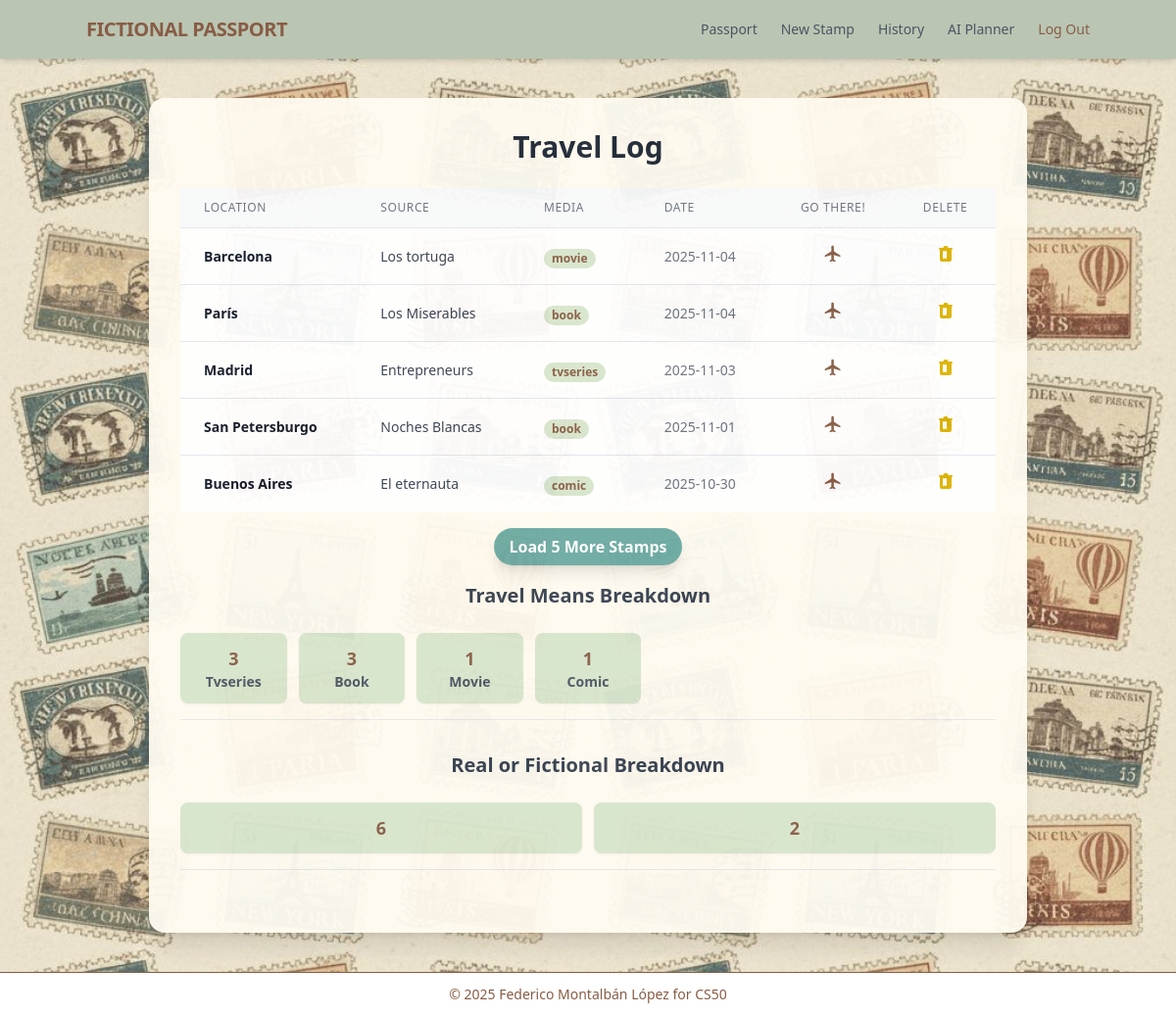
Page /history (signed in) on the earlier database version.
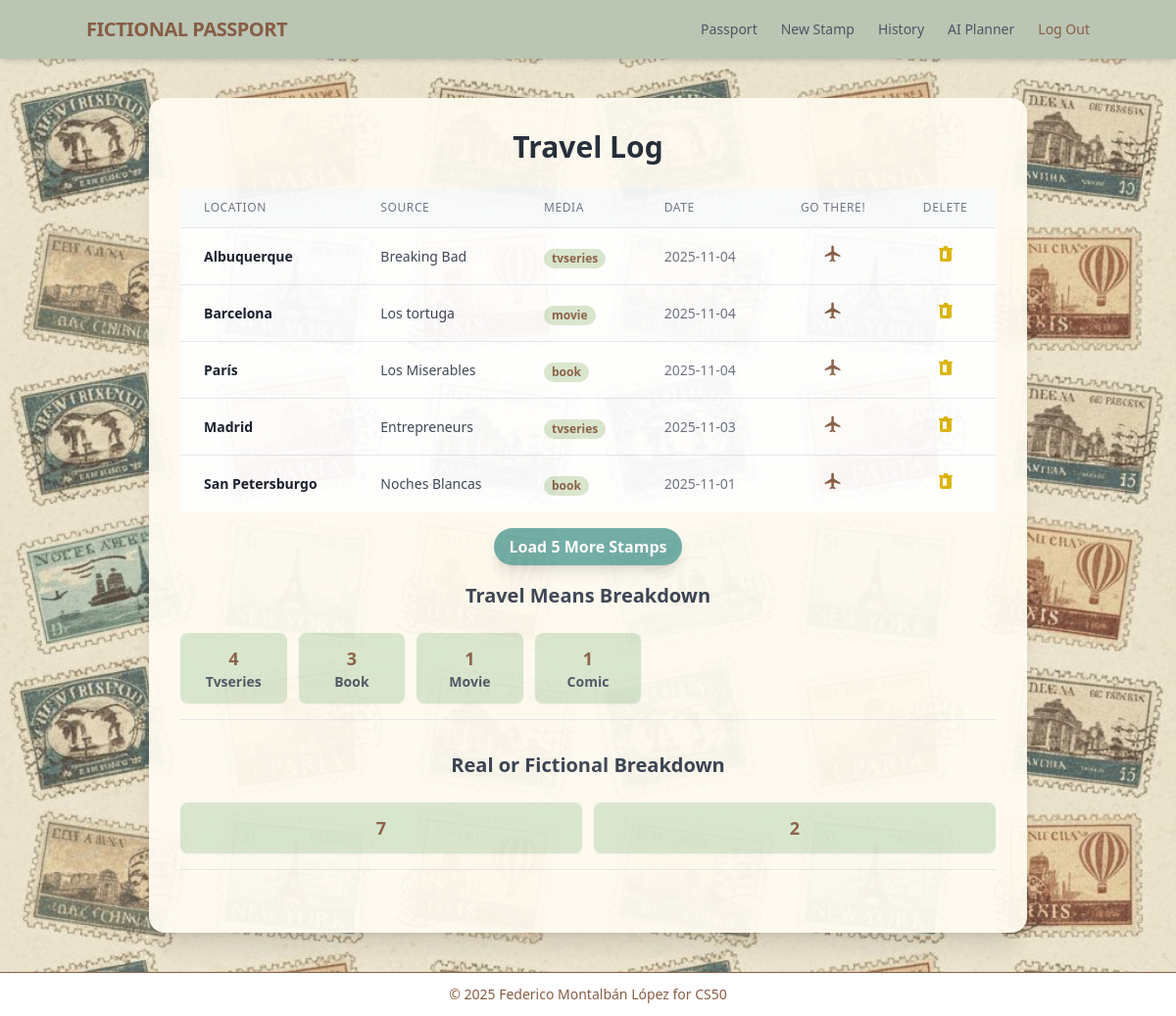
Same page on the later database version.
### tables this page shows
CREATE TABLE stamps (
id INTEGER PRIMARY KEY AUTOINCREMENT,
user_id INTEGER NOT NULL,
location_type,
location_name TEXT NOT NULL,
source TEXT NOT NULL,
means TEXT NOT NULL,
latitude REAL NOT NULL,
longitude REAL NOT NULL,
timestamp DATETIME DEFAULT CURRENT_TIMESTAMP,
FOREIGN KEY (user_id) REFERENCES users(id)
);

### app.py (the view)
@app.route("/history")
@login_required
def history():
    try:
        current_total = int(request.args.get("offset", 5))
        if current_total < 5:
            current_total = 5
    except ValueError:
        current_total = 5
    user_id = session["user_id"]
    limit = current_total
    stamps = db.execute(
        "SELECT id, location_name, source, means, timestamp FROM stamps "
        "WHERE user_id = ? ORDER BY timestamp DESC LIMIT ?",
        user_id, limit
    )
    for stamp in stamps:
        stamp['date_only'] = stamp['timestamp'].split(' ')[0]
    media_stats = db.execute(
        "SELECT means, COUNT(means) AS count FROM stamps "
        "WHERE user_id = ? GROUP BY means ORDER BY count DESC",
        user_id
    )
    real_fiction = db.execute(
        "SELECT location_type, COUNT(location_type) AS count FROM stamps "
        "WHERE user_id = ? GROUP BY location_type ORDER BY count DESC",
        user_id
    )
    next_stamps_check = db.execute(
        "SELECT id FROM stamps WHERE user_id = ? "
        "ORDER BY timestamp DESC LIMIT ? OFFSET ?",
        user_id, 1, limit
    )
    has_more = len(next_stamps_check) > 0
    next_offset = limit + 5
    stamps_loaded = limit
    return render_template(
        "history.html",
        stamps=stamps,
        has_more=has_more,
        next_offset=next_offset,
        stamps_loaded=stamps_loaded,
        media_stats=media_stats,
        real_fiction =real_fiction
    )

### app.py (called while the page is built)
@app.after_request
def after_request(response):
    response.headers["Cache-Control"] = "no-cache, no-store, must-revalidate"
    response.headers["Expires"] = 0
    response.headers["Pragma"] = "no-cache"
    return response

### helpers.py (called while the page is built)
def login_required(f):
    @wraps(f)
    def decorated_function(*args, **kwargs):
        if session.get("user_id") is None:
            return redirect("/login")
        return f(*args, **kwargs)
    return decorated_function

### templates/history.html (shortened to what this page needs)
{% extends "layout.html" %}
{% block main %}
    <div class="w-full max-w-4xl p-8 bg-[#fffbf1] opacity-95 rounded-2xl shadow-xl">
        <h1 class="text-3xl font-extrabold mb-6 text-center text-gray-800">Travel Log</h1>
        <div class="overflow-x-auto">
            <table class="min-w-full divide-y divide-gray-200">
                <thead class="bg-gray-50">
                    <tr>
                        <th class="px-6 py-3 text-left text-xs font-medium text-gray-500 uppercase tracking-wider">Location</th>
                        <th class="px-6 py-3 text-left text-xs font-medium text-gray-500 uppercase tracking-wider">Source</th>
                        <th class="px-6 py-3 text-left text-xs font-medium text-gray-500 uppercase tracking-wider">Media</th>
                        <th class="px-6 py-3 text-left text-xs font-medium text-gray-500 uppercase tracking-wider">Date</th>
                        <th class="px-6 py-3 text-center text-xs font-medium text-gray-500 uppercase tracking-wider">Go There!</th>
                        <th class="px-6 py-3 text-center text-xs font-medium text-gray-500 uppercase tracking-wider">Delete</th>
                    </tr>
                </thead>
                <tbody class="bg-white divide-y divide-gray-200">
                    {% for stamp in stamps %}
                    <tr class="hover:bg-gray-50 transition duration-150">
                        <td class="px-6 py-4 whitespace-nowrap text-sm font-semibold text-gray-900">
                            {{ stamp.location_name }}
                        </td>
                        <td class="px-6 py-4 whitespace-nowrap text-sm text-gray-700">
                            {{ stamp.source }}
                        </td>
                        <td class="px-6 py-4 whitespace-nowrap">
                            <span class="px-2 inline-flex text-xs leading-5 font-semibold rounded-full bg-[#d8e6ce] text-[#885C45]">
                                {{ stamp.means }}
                            </span>
                        </td>
                        <td class="px-6 py-4 whitespace-nowrap text-sm text-gray-500">
                            {{ stamp.date_only }}
                        </td>
                        <td class="px-6 py-4 whitespace-nowrap text-center text-sm font-medium">
                            <a href="https://www.google.com/search?q=visit+{{ stamp.location_name }}" title="Go There"
                               class="text-[#885C45] hover:text-[#BAC5B3] transition duration-150 transform hover:scale-110 inline-block">
                                <svg xmlns="http://www.w3.org/2000/svg" class="h-5 w-5" viewBox="0 0 24 24" fill="currentColor">
                                    <path d="M21 16v-2l-8-5V3.5c0-.83-.67-1.5-1.5-1.5S10 2.67 10 3.5V9L2 14v2l8-2.5V19l-2 1.5V22l3.5-1 3.5 1v-1.5L13 19v-5.5l8 2.5z"/>
                                </svg>
                            </a>
                        </td>
                        <td class="px-6 py-4 whitespace-nowrap text-center text-sm font-medium">
                            <form action="/delete_stamp" method="post" class="inline">
                                <button type="submit"
                                        class="text-[#ddb400] hover:text-red-900 transition duration-150 transform hover:scale-110"
                                        title="Delete this stamp">
                                </button>
                            </form>
                        </td>
                    </tr>
                    {% else %}
                    <tr>
                        <td colspan="6" class="px-6 py-8 text-center text-gray-500 text-lg">
                            No stamps found. Time to plan your first adventure!
                        </td>
                    </tr>
                    {% endfor %}
                </tbody>
            </table>
        </div>
        {% if has_more %}
        <div class="mt-6 text-center">
            <a href="/history?offset={{ next_offset }}"
               class="bg-[#6daba4] hover:bg-blue-600 text-white font-bold py-2 px-4 rounded-full shadow-lg transition duration-150 transform hover:scale-[1.01]">
                Load 5 More Stamps
            </a>
        </div>
        {% endif %}
        <div class="mb-8 border-b pb-4 mt-6">
            <h2 class="text-xl font-bold mb-6 text-gray-700 text-center">Travel Means Breakdown</h2>
            <div class="grid grid-cols-2 md:grid-cols-7 gap-3 text-sm font-semibold">
                {% for stat in media_stats %}
                <div class="p-3 bg-[#d8e6ce] rounded-lg shadow-sm">
                    <p class="text-[#885C45] text-lg font-extrabold text-center">{{ stat.count }}</p>
                    <p class="text-gray-600 text-center">{{ stat.means | capitalize }}</p>
                </div>
                {% else %}
                <p class="col-span-full text-center text-gray-500">No data yet!</p>
                {% endfor %}
            </div>
        </div>
        <div class="mb-8 border-b pb-4 mt-6">
            <h2 class="text-xl font-bold mb-6 text-gray-700 text-center">Real or Fictional Breakdown</h2>
            <div class="grid grid-cols-2 md:grid-cols-2 gap-3 text-sm font-semibold">
                {% for stat in real_fiction %}
                <div class="p-3 bg-[#d8e6ce] rounded-lg shadow-sm">
                    <p class="text-[#885C45] text-lg font-extrabold text-center">{{ stat.count }}</p>
                </div>
                {% else %}
                <p class="col-span-full text-center text-gray-500 text-center">No data yet!</p>
                {% endfor %}
            </div>
        </div>
    </div>
{% endblock %}

### templates/layout.html (shortened to what this page needs)
<!DOCTYPE html>
<html lang="en">
    <head>
        <script src="https://cdn.tailwindcss.com"></script>
        <link href="/static/styles.css" rel="stylesheet">
    </head>
    <body class="antialiased min-h-screen flex flex-col app-background">
        <nav class="bg-[#BAC5B3] shadow-md p-4 sticky top-0 z-50">
            <div class="container mx-auto flex justify-between items-center">
                <a class="text-xl font-bold tracking-tight text-gray-900 hover:text-gray-700" href="/">
                    <span class="text-[#885C45]">FICTIONAL PASSPORT</span>
                </a>
                <div class="flex space-x-6 text-sm font-medium">
                    {% if session["user_id"] %}
                        <a class="text-gray-600 hover:text-[#6daba4] transition duration-150" href="/passport">Passport</a>
                        <a class="text-gray-600 hover:text-[#6daba4] transition duration-150" href="/map">New Stamp</a>
                        <a class="text-gray-600 hover:text-[#6daba4] transition duration-150" href="/history">History</a>
                        <a class="text-gray-600 hover:text-[#6daba4] transition duration-150" href="/plan">AI Planner</a>
                        <a class="text-[#885C45] hover:text-red-700 transition duration-150" href="/logout">Log Out</a>
                    {% else %}
                        <a class="text-gray-600 hover:[#6daba4] transition duration-150" href="/register">Register</a>
                        <a class="text-gray-600 hover:[#6daba4] transition duration-150" href="/login">Log In</a>
                    {% endif %}
                </div>
            </div>
        </nav>
        <main class="flex-grow p-5 md:p-10 flex flex-col items-center">
            {% block main %}{% endblock %}
        </main>
        <footer class="mt-auto border-t border-[#885C45] py-3 w-full bg-white">
            <div class="text-center text-sm text-[#885C45]">
                &copy; 2025 Federico Montalbán López for CS50
            </div>
        </footer>
    </body>
</html>

### static/styles.css (style rules this page uses)
.app-background { background-image: url('background.jpg'); background-size: cover; background-attachment: fixed; background-position: center; }

Differences in the rows shown:
no longer on this page (row unchanged): stamps: location_name "Buenos Aires", source "El eternauta", means "comic", date_only "2025-10-30"
added stamps: location_name "Albuquerque", source "Breaking Bad", means "tvseries", date_only "2025-11-04"
Other differences:
new list line: "4 Tvseries"
new list line: "7"
list line gone: "3 Tvseries"
list line gone: "6"
